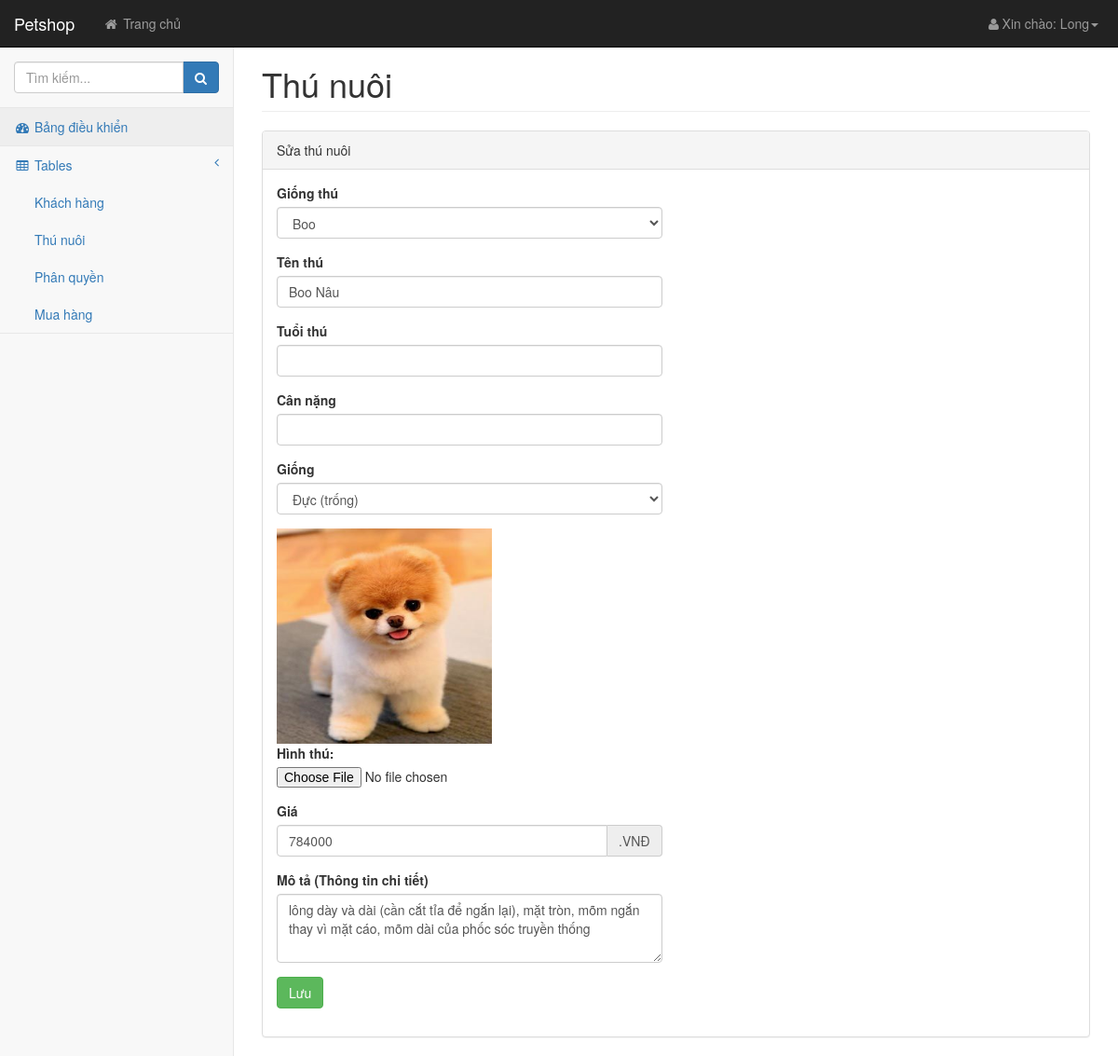
The page /admin/trang/index.php?mod=suaThuNuoi&&idThu=1 (signed in) on the database its author committed.
### tables this page shows
CREATE TABLE `thunuoi` (
  `idThu` int(10) NOT NULL,
  `idLoai` varchar(10) NOT NULL,
  `tenThu` varchar(50) NOT NULL,
  `tuoiThu` varchar(10) NOT NULL,
  `canNangThu` varchar(10) NOT NULL,
  `gioiTinhThu` varchar(10) NOT NULL,
  `hinhThu` varchar(30) DEFAULT NULL,
  `giaThu` float NOT NULL,
  `moTaThuNuoi` varchar(10000) NOT NULL
);

CREATE TABLE `loai` (
  `idLoai` varchar(10) NOT NULL,
  `idCL` varchar(10) NOT NULL,
  `tenLoai` varchar(50) NOT NULL
);

### hamXuLy.php (called while the page is built, shortened)
<?php
    function getAdmin($link,$Email){
        $sql = "select * from admin where Email = '$Email'";
        $result = mysqli_query($link,$sql);
        $row = mysqli_fetch_array($result);
        return $row;
    }
?>

### admin/trang/suaThuNuoi.php (the view, shortened to what this page needs)
<div class="row">
    <div class="col-lg-12">
        <h1 class="page-header">Thú nuôi</h1>
    </div>
</div>
<?php include '../../connected.php';
if(isset($_GET['idThu'])) {$idThu = $_GET['idThu'];}
    $sql = "select * from thunuoi where idThu = '{$idThu}'";
    $result = mysqli_query($link,$sql);
    $rowThu = mysqli_fetch_array($result);
?>
<div class="row">
    <div class="col-lg-12">
        <div class="panel panel-default">
            <div class="panel-heading">
                Sửa thú nuôi
            </div>
            <div class="panel-body">
                <div class="row">
                    <div class="col-lg-6">
                        <form method="post" name="form2" action="" enctype="multipart/form-data">
                            <label>Giống thú</label>
                            <div class="form-group">
                                <select class="form-control" name="cmbLoai">
                                    <?php
                                    $loai = "select * from loai";
                                    $kq = mysqli_query($link,$loai);
                                    while ($row = mysqli_fetch_array($kq)){?>
                                        <option value="<?php echo $row['idLoai'];?>" <?php if(isset($_GET['idThu'])&&$rowThu['idLoai']==$row['idLoai']){echo 'selected';}?>><?php echo $row['tenLoai'];?></option>
                                    <?php }?>
                                </select>
                            </div>
                            <div class="form-group">
                                <label>Tên thú</label>
                                <input type="text" class="form-control" name="tenThu" value="<?php echo $rowThu['tenThu'];?>">
                            </div>
                            <div class="form-group">
                                <label>Tuổi thú</label>
                                <input type="text" class="form-control" name="tuoiThu">
                            </div>
                            <div class="form-group">
                                <label>Cân nặng</label>
                                <input type="text" class="form-control" name="canNang">
                            </div>
                            <div class="form-group">
                                <label>Giống</label>
                                <select class="form-control" name="cmbGiong">
                                    <option value="Đực" selected>Đực (trống)</option>
                                </select>
                            </div>
                            <div class="form-group">
                                <div id="hinhThuBox">
                                    <img id="hinhThu" src="../../images/thunuoi/<?php echo $rowThu['hinhThu'];?>" width="231px" height="231px">
                                </div>
                                <div class="form-group">
                                    <label>Hình thú:</label>
                                    <input type="file" name="file" id="file">
                                </div>
                            </div>
                            <label>Giá</label>
                            <div class="form-group input-group">
                                <input type="text" class="form-control " name="giaThu" value="<?php echo $rowThu['giaThu'];?>">
                                <span class="input-group-addon">.VNĐ</span>
                            </div>
                            <div class="form-group">
                                <label>Mô tả (Thông tin chi tiết)</label>
                                <textarea class="form-control" rows="3" name="motaThu"><?php echo $rowThu['moTaThuNuoi'];?></textarea>
                            </div>
                            <div class="form-group">
                                <button type="submit" class="btn btn-success" name="btnThemThu" id="btnThemThu">Lưu</button>
                            </div>
                        </form>
                    </div>
                </div>
            </div>
        </div>
    </div>
</div>

### admin/trang/header.php (shortened to what this page needs)
<?php session_start();
include '../../connected.php';
include '../../hamXuLy.php';
if(isset($_SESSION['usernameAD'])){
    $Email = $_SESSION['usernameAD'];
}
else{
    header('location: login.php');
}?>
    <div class="navbar-header">
        <a class="navbar-brand" href="index.php">Petshop</a>
    </div>
    <ul class="nav navbar-nav navbar-left navbar-top-links">
        <li><a href="../../index.php"><i class="fa fa-home fa-fw"></i> Trang chủ</a></li>
    </ul>
    <?php $admin = getAdmin($link,$Email); ?>
    <ul class="nav navbar-right navbar-top-links">
        <li class="dropdown">
            <a class="dropdown-toggle" data-toggle="dropdown" href="#">
                <i class="fa fa-user fa-fw"></i>Xin chào: <?php echo $admin['Hoten'];?><b class="caret"></b>
            </a>
        </li>
    </ul>

### admin/css/startmin.css (style rules this page uses)
body { background-color: #f8f8f8; }
.navbar-header { float: left; }
.navbar-left { float: left; }
.navbar-right { text-align: right; }
.navbar-top-links { margin: 0; }
.navbar-top-links li { display: inline-block; }
.navbar-top-links li:last-child { margin-right: 6px; }
.navbar-top-links li a { padding: 15px; min-height: 50px; }
.navbar-top-links>li>a { color: #999; }

### rows shown on the page
thunuoi: cmbLoai "Boo", tenThu "Boo Nâu", hinhThu (picture), giaThu "784000", motaThu "lông dày và dài (cần cắt tỉa để ngắn lại), mặt tròn, mõm ngắn thay vì mặt cáo, mõm dài của phốc sóc truyền thống"

### other values the page prints
$admin['Hoten'] "Long"
